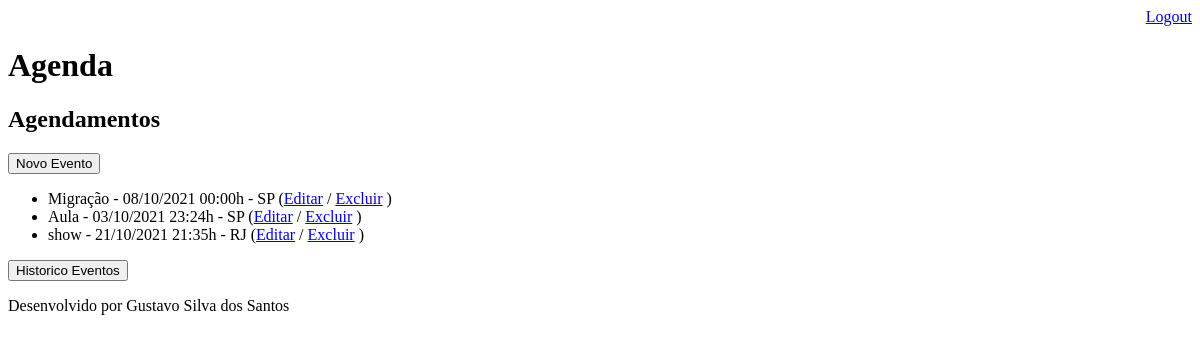
Page /agenda/ (signed in) on the earlier database version.
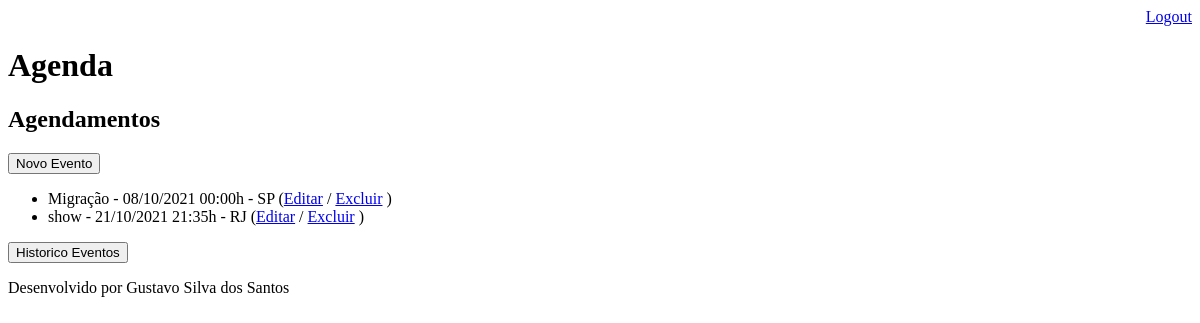
Same page on the later database version.
### core/models.py (models this page shows, shortened)
class Evento(models.Model):
    titulo = models.CharField(max_length=100)
    descricao = models.TextField(blank=True, null=True)
    data_evento = models.DateTimeField(verbose_name='Data do Evento')
    data_criacao = models.DateTimeField(auto_now=True)
    usuario = models.ForeignKey(User, on_delete=models.CASCADE)
    local = models.CharField(max_length=100,blank=True, null=True)
    class Meta:
        db_table = 'evento'
    def get_data_evento(self):
        return self.data_evento.strftime('%d/%m/%Y %H:%Mh')
    def get_evento_atrasado(self):
        if self.data_evento < datetime.now():
            return True
        else:
            return False
    def get_evento_comecar(self):
        umaHora = self.data_evento - timedelta(hours=1)
        if umaHora < datetime.now():
            return True
        else:
            return False

### core/views.py (the view)
# urls.py: path('agenda/', views.lista_eventos),
@login_required(login_url="/login/")
def lista_eventos(request):
    usuario = request.user
    data_atual = datetime.now() - timedelta(hours=1)
    evento = Evento.objects.filter(usuario=usuario,
                                   data_evento__gt=data_atual)
    dados = {'eventos':evento}
    return render(request,'agenda.html', dados)

### templates/agenda.html
{% extends "model-page.html" %}
{% block content %}
    <h2>Agendamentos</h2>
    <a href="evento/">
        <button type="button">Novo Evento</button>
    </a>
    <ul style="font-size: 16px">
    {% for evento in eventos %}
        {% if evento.local != null %}
            <li style={% if evento.get_evento_atrasado %}"color:red"{%endif%}{% if evento.get_evento_comecar %}"color:yellow"{%endif%}>{{evento.titulo}} - {{evento.get_data_evento}} - {{evento.local}}
                (<a href="evento/?id={{evento.id}}">Editar</a>
                / <a href="evento/delete/{{ evento.id }}/">Excluir</a> )
            </li>
        {%else%}
            <li style={% if evento.get_evento_atrasado %}"color:red"{%endif%}{% if evento.get_evento_comecar %}"color:yellow"{%endif%}>{{evento.titulo}} - {{evento.get_data_evento}}
                (<a href="evento/?id={{evento.id}}">Editar</a>
                / <a href="evento/delete/{{ evento.id }}/">Excluir</a> )
            </li>
        {%endif%}
    {% endfor %}
    </ul>
    <a href="/historico/">
        <button type="button">Historico Eventos</button>
    </a>
{% endblock %}

Differences in the rows shown:
no longer on this page (row edited): Evento: titulo "Aula", get_data_evento "03/10/2021 23:24h", local "SP"
